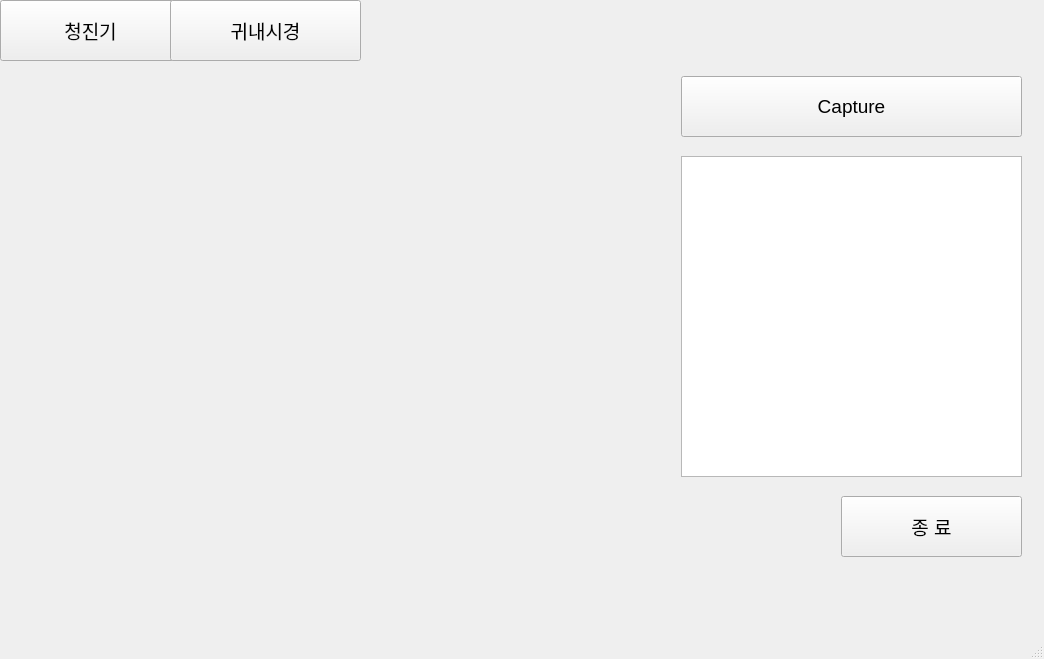
<?xml version="1.0" encoding="UTF-8"?>
<ui version="4.0">
 <class>MainWindow</class>
 <widget class="QMainWindow" name="MainWindow">
  <property name="enabled">
   <bool>true</bool>
  </property>
  <property name="geometry">
   <rect>
    <x>0</x>
    <y>0</y>
    <width>1044</width>
    <height>659</height>
   </rect>
  </property>
  <property name="windowTitle">
   <string>MainWindow</string>
  </property>
  <widget class="QWidget" name="centralwidget">
   <widget class="QStackedWidget" name="stackedWidget">
    <property name="enabled">
     <bool>true</bool>
    </property>
    <property name="geometry">
     <rect>
      <x>1</x>
      <y>56</y>
      <width>1022</width>
      <height>541</height>
     </rect>
    </property>
    <property name="font">
     <font>
      <family>Arial</family>
      <pointsize>14</pointsize>
     </font>
    </property>
    <property name="autoFillBackground">
     <bool>false</bool>
    </property>
    <property name="currentIndex">
     <number>1</number>
    </property>
    <widget class="QWidget" name="sw_MAIN">
     <widget class="GraphicsLayoutWidget" name="graphWidget" native="true">
      <property name="geometry">
       <rect>
        <x>30</x>
        <y>30</y>
        <width>621</width>
        <height>471</height>
       </rect>
      </property>
     </widget>
     <widget class="QPushButton" name="btn_record">
      <property name="geometry">
       <rect>
        <x>680</x>
        <y>20</y>
        <width>341</width>
        <height>61</height>
       </rect>
      </property>
      <property name="font">
       <font>
        <family>Arial</family>
        <pointsize>14</pointsize>
       </font>
      </property>
      <property name="text">
       <string>녹 음</string>
      </property>
      <property name="icon">
       <iconset>
        <normaloff>image/main_off.png</normaloff>
        <selectedoff>image/main_off.png</selectedoff>
        <selectedon>image/main_on.png</selectedon>image/main_off.png</iconset>
      </property>
      <property name="iconSize">
       <size>
        <width>45</width>
        <height>45</height>
       </size>
      </property>
     </widget>
     <widget class="QTextEdit" name="textEdit">
      <property name="geometry">
       <rect>
        <x>680</x>
        <y>100</y>
        <width>341</width>
        <height>321</height>
       </rect>
      </property>
     </widget>
     <widget class="QPushButton" name="btn_exit1">
      <property name="geometry">
       <rect>
        <x>840</x>
        <y>440</y>
        <width>181</width>
        <height>61</height>
       </rect>
      </property>
      <property name="font">
       <font>
        <family>Arial</family>
        <pointsize>14</pointsize>
       </font>
      </property>
      <property name="text">
       <string>종 료</string>
      </property>
      <property name="icon">
       <iconset>
        <normaloff>image/main_off.png</normaloff>
        <selectedoff>image/main_off.png</selectedoff>
        <selectedon>image/main_on.png</selectedon>image/main_off.png</iconset>
      </property>
      <property name="iconSize">
       <size>
        <width>45</width>
        <height>45</height>
       </size>
      </property>
     </widget>
    </widget>
    <widget class="QWidget" name="sw_PARAMETER">
     <widget class="QTextEdit" name="textEdit_2">
      <property name="geometry">
       <rect>
        <x>680</x>
        <y>100</y>
        <width>341</width>
        <height>321</height>
       </rect>
      </property>
     </widget>
     <widget class="QPushButton" name="btn_capture">
      <property name="geometry">
       <rect>
        <x>680</x>
        <y>20</y>
        <width>341</width>
        <height>61</height>
       </rect>
      </property>
      <property name="font">
       <font>
        <family>Arial</family>
        <pointsize>14</pointsize>
       </font>
      </property>
      <property name="text">
       <string>Capture</string>
      </property>
      <property name="icon">
       <iconset>
        <normaloff>image/main_off.png</normaloff>
        <selectedoff>image/main_off.png</selectedoff>
        <selectedon>image/main_on.png</selectedon>image/main_off.png</iconset>
      </property>
      <property name="iconSize">
       <size>
        <width>45</width>
        <height>45</height>
       </size>
      </property>
     </widget>
     <widget class="QLabel" name="label">
      <property name="geometry">
       <rect>
        <x>10</x>
        <y>40</y>
        <width>640</width>
        <height>480</height>
       </rect>
      </property>
      <property name="text">
       <string/>
      </property>
     </widget>
     <widget class="QPushButton" name="btn_exit2">
      <property name="geometry">
       <rect>
        <x>840</x>
        <y>440</y>
        <width>181</width>
        <height>61</height>
       </rect>
      </property>
      <property name="font">
       <font>
        <family>Arial</family>
        <pointsize>14</pointsize>
       </font>
      </property>
      <property name="text">
       <string>종 료</string>
      </property>
      <property name="icon">
       <iconset>
        <normaloff>image/main_off.png</normaloff>
        <selectedoff>image/main_off.png</selectedoff>
        <selectedon>image/main_on.png</selectedon>image/main_off.png</iconset>
      </property>
      <property name="iconSize">
       <size>
        <width>45</width>
        <height>45</height>
       </size>
      </property>
     </widget>
    </widget>
   </widget>
   <widget class="QPushButton" name="btn_main">
    <property name="geometry">
     <rect>
      <x>0</x>
      <y>0</y>
      <width>181</width>
      <height>61</height>
     </rect>
    </property>
    <property name="font">
     <font>
      <pointsize>14</pointsize>
     </font>
    </property>
    <property name="text">
     <string>청진기</string>
    </property>
    <property name="icon">
     <iconset>
      <normaloff>image/main_off.png</normaloff>
      <selectedoff>image/main_off.png</selectedoff>
      <selectedon>image/main_on.png</selectedon>image/main_off.png</iconset>
    </property>
    <property name="iconSize">
     <size>
      <width>45</width>
      <height>45</height>
     </size>
    </property>
   </widget>
   <widget class="QPushButton" name="btn_parameter">
    <property name="geometry">
     <rect>
      <x>170</x>
      <y>0</y>
      <width>191</width>
      <height>61</height>
     </rect>
    </property>
    <property name="font">
     <font>
      <pointsize>14</pointsize>
     </font>
    </property>
    <property name="text">
     <string>귀내시경</string>
    </property>
    <property name="icon">
     <iconset>
      <normaloff>image/parameter_off.png</normaloff>image/parameter_off.png</iconset>
    </property>
    <property name="iconSize">
     <size>
      <width>45</width>
      <height>45</height>
     </size>
    </property>
   </widget>
  </widget>
  <widget class="QStatusBar" name="statusbar"/>
 </widget>
 <customwidgets>
  <customwidget>
   <class>GraphicsLayoutWidget</class>
   <extends>QWidget</extends>
   <header>pyqtgraph</header>
   <container>1</container>
  </customwidget>
 </customwidgets>
 <resources/>
 <connections/>
</ui>
